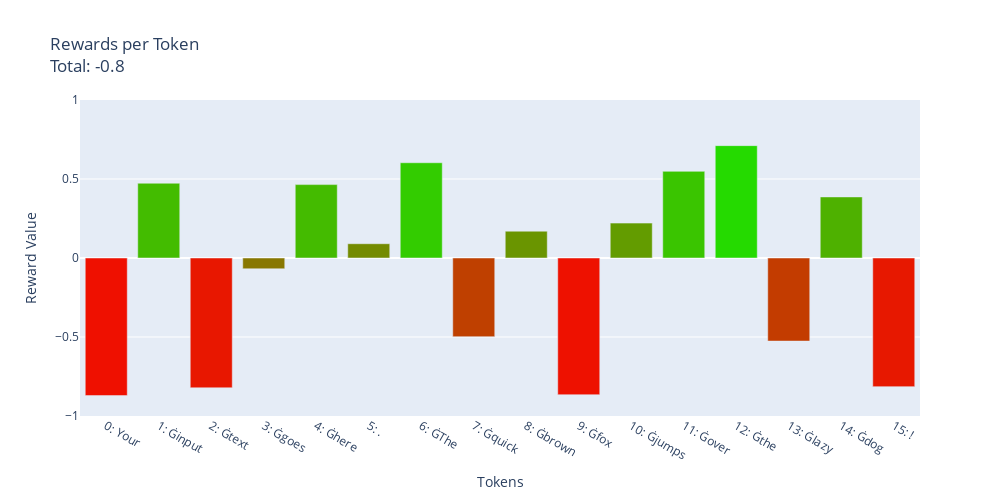

Notebook source saved alongside this figure:
### Code cell
text = "Your input text goes here. The quick brown fox jumps over the lazy dog!"
tokens = tokenizer.tokenize(text)
input_ids = tokenizer.convert_tokens_to_ids(tokens)
# clean_tokens = [f"'{token.replace('Ġ', ' ')}'" for token in tokens]

# let's assume rewards is a list of floats, where each float represents the reward of each token
# rewards = [0.2, -0.1, 0.5, -0.2, 0.1, 0.3, 0.0, 0.4]  # Modify according to your rewards
rewards = [0] * len(tokens)
# set a random value between -1 and 1 for each token
rewards = np.random.uniform(-1, 1, len(tokens))

print(tokens)
# plot_token_rewards(clean_tokens, rewards)
plot_token_rewards(tokens, rewards)

### Figure 1 — Plotly figure (JSON) as saved in the notebook; plotly's stock layout.template omitted (floating-point values rounded to 4 significant figures)
{"data": [{"hovertemplate": "Token: %{x}<br>Reward: %{y}<extra></extra>", "marker": {"cmax": 1, "cmin": -1, "color": [-0.8709, 0.4733, -0.8215, -0.06825, 0.4645, 0.09036, 0.6029, -0.498, 0.1697, -0.8652, 0.2208, 0.5485, 0.7112, -0.5257, 0.3865, -0.8141], "colorscale": [[0, "rgb(255, 0, 0)"], [1, "rgb(0, 255, 0)"]]}, "type": "bar", "x": ["0: Your", "1: Ġinput", "2: Ġtext", "3: Ġgoes", "4: Ġhere", "5: .", "6: ĠThe", "7: Ġquick", "8: Ġbrown", "9: Ġfox", "10: Ġjumps", "11: Ġover", "12: Ġthe", "13: Ġlazy", "14: Ġdog", "15: !"], "y": [-0.8709, 0.4733, -0.8215, -0.06825, 0.4645, 0.09036, 0.6029, -0.498, 0.1697, -0.8652, 0.2208, 0.5485, 0.7112, -0.5257, 0.3865, -0.8141]}], "layout": {"autosize": false, "height": 500, "title": {"text": "Rewards per Token<br>Total: -0.8"}, "width": 1000, "xaxis": {"title": {"text": "Tokens"}}, "yaxis": {"range": [-1, 1], "title": {"text": "Reward Value"}}}}
